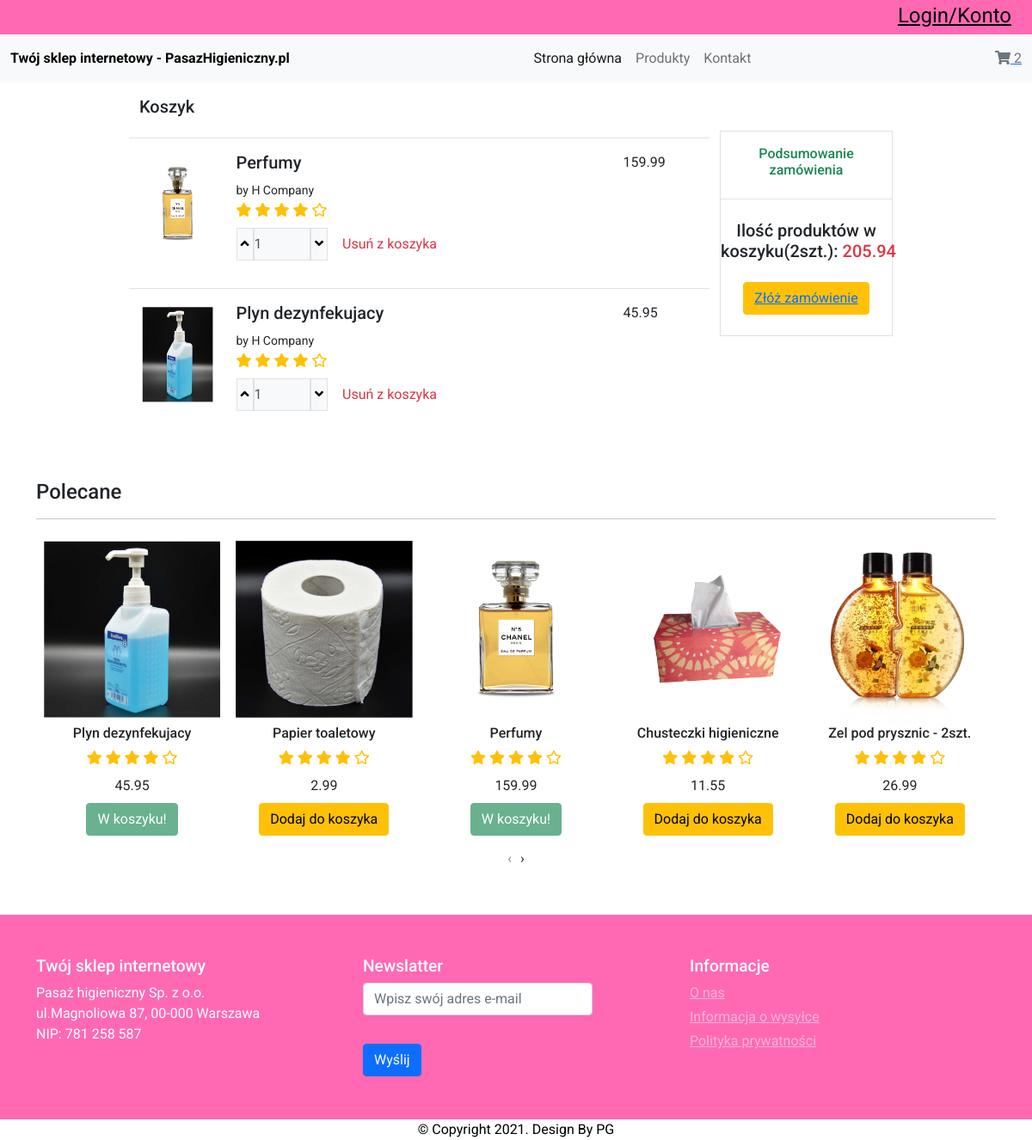
The app's page /cart.php with its own data.
### tables this page shows
CREATE TABLE `produkty` (
  `id` int(11) NOT NULL,
  `item_name` text NOT NULL,
  `item_price` float NOT NULL,
  `item_image` char(250) NOT NULL,
  `item_brand` text NOT NULL
);

### cart.php (called while the page is built, shortened)
<?php
include ('header.php');
?>
<?php
include ('Template/_cart.php');
?>
<?php
include ('Template/_recom.php');
?>
<?php
include ('footer.php');
?>

### DB/DBController.php (called while the page is built, shortened)
<?php
class DBController
{
    protected $host = "localhost";
    protected $user = "root";
    protected $password = "";
    protected $database = "shoponline";
    public function  __construct(){
        $this->con = mysqli_connect($this->host, $this->user, $this->password, $this->database);
    }
}

### functions.php (called while the page is built)
<?php
require ('DB/DBController.php');
require ('DB/Product.php');
require ('DB/cart.php');
$db = new DBController();
$product = new Product($db);
$product_shuffle= $product->getData();
$Cart = new Cart($db);

### DB/Product.php (called while the page is built, shortened)
<?php
class Product
{
    public $db = null;
    public function __construct(DBController $db)
    {
        $this->db = $db;
    }
    public function getData($table = 'produkty'): array
    {
        $result = $this->db->con->query("SELECT * FROM {$table}");
        $resultArray = array();
        while ($item = mysqli_fetch_array($result, MYSQLI_ASSOC)){
            $resultArray[] = $item;
        }
        return $resultArray;
    }
    public function getProduct($id=null,$table='produkty'){
        if(isset($id)){
            $result = $this->db->con->query("SELECT * FROM {$table} WHERE id={$id}");
            $resultArray = array();
            while ($item = mysqli_fetch_array($result, MYSQLI_ASSOC)){
                $resultArray[] = $item;
            }
            return $resultArray;
        }
    }
}

### DB/cart.php (called while the page is built, shortened)
<?php
class cart
{
    public function getSum($arr){
        $sum=0;
        foreach ($arr as $item){
            $sum += floatval($item[0]);
        }
        return sprintf('%.2f', $sum);
    }
    public function getCartId($cartArray = null, $key = "item_id"){
        if($cartArray != null){
            $cart_id = array_map(function ($value) use($key){
                return $value[$key];
            },$cartArray);
            return $cart_id;
        }
    }
    }

### Template/_recom.php (the view, shortened to what this page needs)
<?php
$db = new DBController();
$product = new Product($db);
$Cart = new Cart($db);
?>
<?php
    $product_shuffle = $product->getData();
    shuffle($product_shuffle);
?>
<section class="recom">
    <div class="container py-5">
        <h4 class="font-roboto font-size-10">Polecane</h4>
        <hr>
        <div class="owl-carousel owl-theme">
            <?php foreach ($product_shuffle as $item){?>
            <div class="product font-realway">
            <a href="<?php printf('%s?item_id=%s', 'product.php',  $item['id']); ?>"><img src="<?php echo $item['item_image'] ??"./images/product1.jpg";?>" alt="product" class="img-fluid"></a>
            <div class="text-center">
                <h6><?php echo $item['item_name']??"Unknown";?></h6>
                <div class="rating text-warning font-size-10">
                    <span><i class="fas fa-star"></i></span>
                    <span><i class="fas fa-star"></i></span>
                    <span><i class="fas fa-star"></i></span>
                    <span><i class="fas fa-star"></i></span>
                    <span><i class="far fa-star"></i></span>
                </div>
                <div class="price py-2">
                    <span><?php echo $item['item_price']??'0'; ?></span>
                </div>
                <form method="post">
                    <?php
                    if(in_array($item['id'],$Cart->getCartId($product->getData('koszyk')) ?? [])){
                        echo '<button type="submit" name="recom_submit" disabled class="btn btn-success font-size-10">W koszyku!</button>';
                    }else{
                        echo '<button type="submit" name="recom_submit" class="btn btn-warning font-size-10">Dodaj do koszyka</button>';
                    }
                    ?>
                </form>
            </div>
        </div>
            <?php } ?>
    </div>
</section>

### header.php (shortened to what this page needs)
<!DOCTYPE html>
<html lang="pl">
<head>
    <link href="https://cdn.jsdelivr.net/npm/bootstrap@5.1.0/dist/css/bootstrap.min.css" rel="stylesheet">
    <link rel="stylesheet" href="https://cdnjs.cloudflare.com/ajax/libs/OwlCarousel2/2.3.4/assets/owl.carousel.min.css" />
    <link rel="stylesheet" href="https://cdnjs.cloudflare.com/ajax/libs/OwlCarousel2/2.3.4/assets/owl.theme.default.min.css" />
    <link rel="stylesheet" href="https://cdnjs.cloudflare.com/ajax/libs/font-awesome/5.13.0/css/all.min.css" />
    <link rel="stylesheet" href="style.css">
        <?php
        require ('functions.php');
        ?>
</head>
<body>
<header class="header">
    <div class="login"><a href="login.php">Login/Konto</a></div>
</header>
<nav class="navbar navbar-expand-lg navbar-light bg-light">
    <div class="container-fluid">
        <b> <a class="discribe" href="index.php">Twój sklep internetowy - PasazHigieniczny.pl</a></b>
        <div class="collapse navbar-collapse" id="navbarText">
            <ul class="navbar-nav m-auto">
                <li class="nav-item">
                    <a class="nav-link active" aria-current="page" href="index.php">Strona główna</a>
                </li>
                <li class="nav-item">
                    <a class="nav-link" href="index.php #etyk">Produkty</a>
                </li>
                <li class="nav-item">
                    <a class="nav-link" href="contact.php">Kontakt</a>
                </li>
            </ul>
            <form action="#" class="form">
                <a href="cart.php" class="py-2 rounded-pill color-white-bg">
                    <span class="text-secondary"><i class="fas fa-shopping-cart"></i></span>
                    <span class="text-secondary bg-light"><?php echo count($product->getData('koszyk'))?></span>
                </a>
            </form>
        </div>
    </div>
</nav>
<main id="main">

### Template/_cart.php (shortened to what this page needs)
<?php
$db = new DBController();
$product = new Product($db);
?>
<section id="cart" class="py-3">
    <div class="container-fluid w-75">
        <h5 class="font-roboto font-size-20">Koszyk</h5>
        <div class="row">
            <div class="col-sm-9">
                <?php
                foreach ($product->getData('koszyk') as $item):
                    $cart = $product->getProduct($item['item_id']);
                    $subTotal[] = array_map(function ($item){
                    ?>
                <div class="row border-top py-3 mt-3">
                    <div class="col-sm-2">
                        <img src="<?php echo $item['item_image']??"./images/product1.jpg"?>" style="height: 120px;" alt="koszyk" class="img-fluid">
                    </div>
                    <div class="col-sm-8">
                        <h5 class="font-roboto font-size-20"><?php echo $item['item_name']??"Unknown"?></h5>
                        <small>by H Company</small>
                        <div class="d-flex">
                            <div class="rating text-warning font-size-10">
                                <span><i class="fas fa-star"></i></span>
                                <span><i class="fas fa-star"></i></span>
                                <span><i class="fas fa-star"></i></span>
                                <span><i class="fas fa-star"></i></span>
                                <span><i class="far fa-star"></i></span>
                            </div>
                        </div>
                        <div class="amnt d-flex pt-2">
                            <div class="d-flex font-roboto w-25">
                                <button class="amnt-up border px-1 bg-light" data-id="pro1 <?php echo $item['id']??'0'?>"><i class="fas fa-angle-up"></i></button>
                                    <input type="text" data-id="pro1 <?php echo $item['id']??'0' ?>" class="amnt_input border w-100 bg-light" disabled value="1" placeholder="1">
                                <button data-id="pro1 <?php echo $item['id']??'0' ?>" class="amnt-down border px-1 bg-light"><i class="fas fa-angle-down"></i></button>
                            </div>
                            <form method="post">
                                <button type="submit" name="delete-cart-submit" class="btn font-roboto text-danger px-3 border-right">Usuń z koszyka</button>
                            </form>
                        </div>
                    </div>
                    <div class="col-sm-2">
                        <div class="font-size-20 text-dark font-roboto">
                            <span class="price"><?php echo $item['item_price']??0?></span>
                        </div>
                    </div>
                </div>
                <?php
                        return $item['item_price'];
                    }, $cart);
                    endforeach;
                ?>
            </div>
                    <div class="col-sm-3">
                        <div class="sub-total border text-center mt-2">
                            <h6 class="font-size-12 font-rale text-success py-3">Podsumowanie zamówienia</h6>
                            <div class="border-top py-4">
                                <h5 class="font-roboto font-size-20">Ilość produktów w koszyku(<?php echo isset($subTotal)?count($subTotal):0; ?>szt.):&nbsp;<span class="text-danger"><span class="text-danger" id="deal-price"><?php echo isset($subTotal)?$Cart->getSum($subTotal):0 ?></span></span></h5>
                                <button type="submit" class="btn btn-warning mt-3"><a href="zamowienie.php">Złóż zamówienie</a></button>
                            </div>
                        </div>
                    </div>
                </div>
            </div>
</section>

### footer.php (shortened to what this page needs)
<footer class="footer">
    <div class="container">
        <div class="row">
            <div class="col-lg-4 col-12 mt-5">
                <h4>Twój sklep internetowy</h4>
                <p>Pasaż higieniczny Sp. z o.o. <br>
                ul.Magnoliowa 87, 00-000 Warszawa <br>
                NIP: 781 258 587
                </p>
            </div>
            <div class="col-lg-4 col-12 mt-5">
                <h4>Newslatter</h4>
                    <div class="col">
                            <input type="text" class="form-control w-75" placeholder="Wpisz swój adres e-mail">
                    </div>
                    <div class="col"> <button type="submit" class="btn btn-primary mt-2">Wyślij</div>
            </div>
            <div class="col-lg-4 col-12 mt-5">
                <h4 class="font-roboto">Informacje</h4>
                <div class="d-flex flex-column flex-wrap">
                    <a href="#" class="font-roboto text-white-50 pb-1">O nas</a>
                    <a href="#" class="font-roboto text-white-50 pb-1">Informacja o wysyłce</a>
                    <a href="#" class="font-roboto text-white-50 pb-1">Polityka prywatności</a>
                </div>
            </div>
        </div>
    </div>
</footer>
<div class="copyright">
    <p>&copy; Copyright 2021. Design By PG</p>
</div>

### style.css (style rules this page uses)
* { margin:0; padding: 0; font-family: 'Roboto', sans-serif; }
html,body { height: 100%; }
.header { background-color:hotpink; height: 5vh; font-size: 3vh; }
.login { text-align: right; }
.login a { margin-right: 2%; text-align: center; color: black; }
.discribe { text-decoration: none; color: black; }
.form { font-size: 100%; }
.footer { height: auto; font-family: 'Roboto', sans-serif; color: white; background-color: hotpink; }
.footer .container .row div { display: block; margin-bottom: 25px; }
.footer h4 { font-size: 120%; display: block; }
.footer p { display: block; font-size: 100%; }
.copyright { display: block; text-align: center; height: 10%; }
.copyright p { color: black; font-size: 100%; text-align: center; height: 20%; display: block; }

### records on screen
produkty: item_image (picture), item_name "Perfumy", item_price "159.99", shows "W koszyku!"
produkty: item_image (picture), item_name "Plyn dezynfekujacy", id "1", item_price "45.95", shows "W koszyku!"
produkty: item_image (picture), item_name "Papier toaletowy", item_price "2.99", shows "Dodaj do koszyka"
produkty: item_image (picture), item_name "Chusteczki higieniczne", item_price "11.55", shows "Dodaj do koszyka"
produkty: item_image (picture), item_name "Zel pod prysznic - 2szt.", item_price "26.99", shows "Dodaj do koszyka"

### other values on screen
count($product->getData('koszyk')) "2"
count($subTotal) "2"
$Cart->getSum($subTotal) "205.94"
